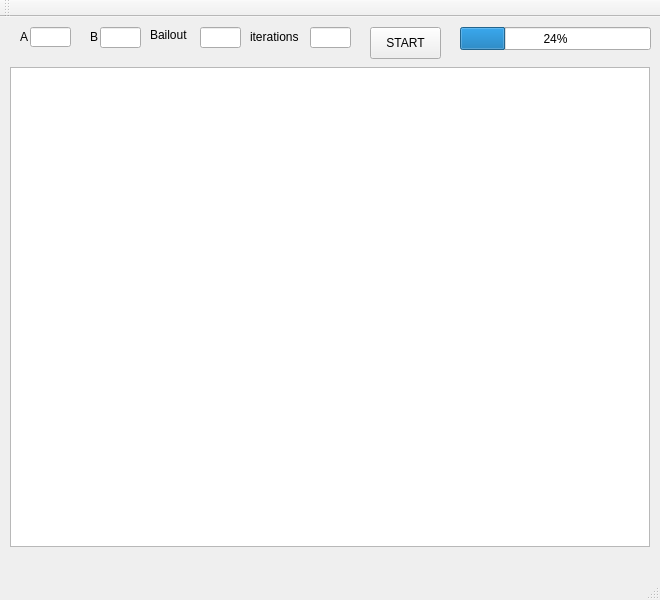
<?xml version="1.0" encoding="UTF-8"?>
<ui version="4.0">
 <class>MainWindow</class>
 <widget class="QMainWindow" name="MainWindow">
  <property name="geometry">
   <rect>
    <x>0</x>
    <y>0</y>
    <width>660</width>
    <height>600</height>
   </rect>
  </property>
  <property name="minimumSize">
   <size>
    <width>660</width>
    <height>600</height>
   </size>
  </property>
  <property name="maximumSize">
   <size>
    <width>660</width>
    <height>660</height>
   </size>
  </property>
  <property name="windowTitle">
   <string>MainWindow</string>
  </property>
  <widget class="QWidget" name="centralWidget">
   <widget class="QGraphicsView" name="display">
    <property name="geometry">
     <rect>
      <x>10</x>
      <y>50</y>
      <width>640</width>
      <height>480</height>
     </rect>
    </property>
    <property name="minimumSize">
     <size>
      <width>640</width>
      <height>480</height>
     </size>
    </property>
    <property name="maximumSize">
     <size>
      <width>640</width>
      <height>480</height>
     </size>
    </property>
   </widget>
   <widget class="QPushButton" name="startButton">
    <property name="geometry">
     <rect>
      <x>370</x>
      <y>10</y>
      <width>71</width>
      <height>32</height>
     </rect>
    </property>
    <property name="text">
     <string>START</string>
    </property>
   </widget>
   <widget class="QLineEdit" name="inputA">
    <property name="geometry">
     <rect>
      <x>30</x>
      <y>10</y>
      <width>41</width>
      <height>20</height>
     </rect>
    </property>
   </widget>
   <widget class="QLineEdit" name="inputB">
    <property name="geometry">
     <rect>
      <x>100</x>
      <y>10</y>
      <width>41</width>
      <height>21</height>
     </rect>
    </property>
   </widget>
   <widget class="QLabel" name="label_A">
    <property name="geometry">
     <rect>
      <x>20</x>
      <y>10</y>
      <width>21</width>
      <height>20</height>
     </rect>
    </property>
    <property name="text">
     <string>A</string>
    </property>
   </widget>
   <widget class="QLabel" name="label_B">
    <property name="geometry">
     <rect>
      <x>90</x>
      <y>10</y>
      <width>21</width>
      <height>20</height>
     </rect>
    </property>
    <property name="text">
     <string>B</string>
    </property>
   </widget>
   <widget class="QProgressBar" name="progressBar">
    <property name="geometry">
     <rect>
      <x>460</x>
      <y>10</y>
      <width>191</width>
      <height>23</height>
     </rect>
    </property>
    <property name="value">
     <number>24</number>
    </property>
   </widget>
   <widget class="QLineEdit" name="input_bail">
    <property name="geometry">
     <rect>
      <x>200</x>
      <y>10</y>
      <width>41</width>
      <height>21</height>
     </rect>
    </property>
   </widget>
   <widget class="QLabel" name="label">
    <property name="geometry">
     <rect>
      <x>150</x>
      <y>10</y>
      <width>41</width>
      <height>16</height>
     </rect>
    </property>
    <property name="text">
     <string>Bailout</string>
    </property>
   </widget>
   <widget class="QLineEdit" name="input_iter">
    <property name="geometry">
     <rect>
      <x>310</x>
      <y>10</y>
      <width>41</width>
      <height>21</height>
     </rect>
    </property>
   </widget>
   <widget class="QLabel" name="label_2">
    <property name="geometry">
     <rect>
      <x>250</x>
      <y>10</y>
      <width>61</width>
      <height>20</height>
     </rect>
    </property>
    <property name="text">
     <string>iterations</string>
    </property>
   </widget>
  </widget>
  <widget class="QMenuBar" name="menuBar">
   <property name="geometry">
    <rect>
     <x>0</x>
     <y>0</y>
     <width>660</width>
     <height>22</height>
    </rect>
   </property>
  </widget>
  <widget class="QToolBar" name="mainToolBar">
   <attribute name="toolBarArea">
    <enum>TopToolBarArea</enum>
   </attribute>
   <attribute name="toolBarBreak">
    <bool>false</bool>
   </attribute>
  </widget>
  <widget class="QStatusBar" name="statusBar"/>
 </widget>
 <layoutdefault spacing="6" margin="11"/>
 <resources/>
 <connections/>
</ui>
